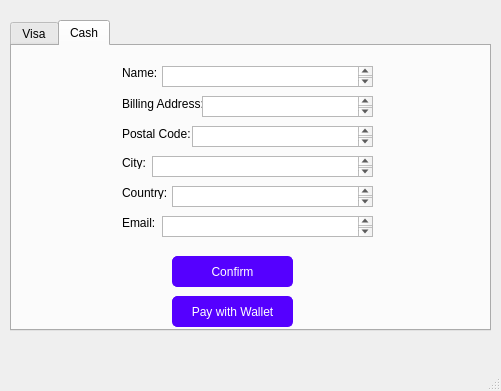
<?xml version="1.0" encoding="UTF-8"?>
<ui version="4.0">
 <class>PaymentUI</class>
 <widget class="QMainWindow" name="PaymentUI">
  <property name="geometry">
   <rect>
    <x>0</x>
    <y>0</y>
    <width>501</width>
    <height>391</height>
   </rect>
  </property>
  <property name="windowTitle">
   <string>MainWindow</string>
  </property>
  <widget class="QWidget" name="centralwidget">
   <property name="styleSheet">
    <string notr="true">#centralwidget{
	border-image: url(:/download.jpg);
}</string>
   </property>
   <widget class="QTabWidget" name="tabWidget">
    <property name="geometry">
     <rect>
      <x>10</x>
      <y>20</y>
      <width>481</width>
      <height>311</height>
     </rect>
    </property>
    <property name="styleSheet">
     <string notr="true">#tabWidget{
	border-image: url(:/download.jpg);
}</string>
    </property>
    <property name="currentIndex">
     <number>1</number>
    </property>
    <property name="tabBarAutoHide">
     <bool>false</bool>
    </property>
    <widget class="QWidget" name="tab">
     <attribute name="title">
      <string>Visa</string>
     </attribute>
     <widget class="QLabel" name="label_7">
      <property name="geometry">
       <rect>
        <x>130</x>
        <y>70</y>
        <width>81</width>
        <height>16</height>
       </rect>
      </property>
      <property name="text">
       <string>Card Number:</string>
      </property>
     </widget>
     <widget class="QLabel" name="label_10">
      <property name="geometry">
       <rect>
        <x>130</x>
        <y>100</y>
        <width>71</width>
        <height>16</height>
       </rect>
      </property>
      <property name="text">
       <string>CVV:</string>
      </property>
     </widget>
     <widget class="QLabel" name="label_11">
      <property name="geometry">
       <rect>
        <x>130</x>
        <y>40</y>
        <width>47</width>
        <height>13</height>
       </rect>
      </property>
      <property name="text">
       <string>Name:</string>
      </property>
     </widget>
     <widget class="QLabel" name="label_12">
      <property name="geometry">
       <rect>
        <x>130</x>
        <y>130</y>
        <width>81</width>
        <height>16</height>
       </rect>
      </property>
      <property name="text">
       <string>Expiration Date:</string>
      </property>
     </widget>
     <widget class="QPushButton" name="pushButton_2">
      <property name="geometry">
       <rect>
        <x>180</x>
        <y>190</y>
        <width>121</width>
        <height>31</height>
       </rect>
      </property>
      <property name="styleSheet">
       <string notr="true">border: 1px solid rgb(85, 0, 255) ;
border-radius: 5px;
background-color: rgb(85, 0, 255);
color: white;</string>
      </property>
      <property name="text">
       <string>Confirm</string>
      </property>
     </widget>
     <widget class="QSpinBox" name="spinBox">
      <property name="geometry">
       <rect>
        <x>240</x>
        <y>130</y>
        <width>42</width>
        <height>22</height>
       </rect>
      </property>
      <property name="maximum">
       <number>12</number>
      </property>
     </widget>
     <widget class="QLabel" name="label_8">
      <property name="geometry">
       <rect>
        <x>220</x>
        <y>130</y>
        <width>21</width>
        <height>16</height>
       </rect>
      </property>
      <property name="text">
       <string>MM</string>
      </property>
     </widget>
     <widget class="QSpinBox" name="spinBox_2">
      <property name="geometry">
       <rect>
        <x>310</x>
        <y>130</y>
        <width>42</width>
        <height>22</height>
       </rect>
      </property>
      <property name="minimum">
       <number>2020</number>
      </property>
      <property name="maximum">
       <number>2090</number>
      </property>
     </widget>
     <widget class="QLabel" name="label_9">
      <property name="geometry">
       <rect>
        <x>290</x>
        <y>130</y>
        <width>21</width>
        <height>16</height>
       </rect>
      </property>
      <property name="text">
       <string>YY</string>
      </property>
     </widget>
     <widget class="QLabel" name="label_13">
      <property name="geometry">
       <rect>
        <x>130</x>
        <y>160</y>
        <width>47</width>
        <height>13</height>
       </rect>
      </property>
      <property name="text">
       <string>Email:</string>
      </property>
     </widget>
     <widget class="QPushButton" name="pushButton_3">
      <property name="geometry">
       <rect>
        <x>180</x>
        <y>230</y>
        <width>121</width>
        <height>31</height>
       </rect>
      </property>
      <property name="styleSheet">
       <string notr="true">border: 1px solid rgb(85, 0, 255) ;
border-radius: 5px;
background-color: rgb(85, 0, 255);
color: white;</string>
      </property>
      <property name="text">
       <string>Pay with Wallet</string>
      </property>
     </widget>
     <widget class="QTextEdit" name="textEdit">
      <property name="geometry">
       <rect>
        <x>170</x>
        <y>40</y>
        <width>181</width>
        <height>21</height>
       </rect>
      </property>
     </widget>
     <widget class="QTextEdit" name="textEdit_2">
      <property name="geometry">
       <rect>
        <x>200</x>
        <y>70</y>
        <width>151</width>
        <height>21</height>
       </rect>
      </property>
     </widget>
     <widget class="QTextEdit" name="textEdit_3">
      <property name="geometry">
       <rect>
        <x>160</x>
        <y>100</y>
        <width>191</width>
        <height>21</height>
       </rect>
      </property>
     </widget>
     <widget class="QTextEdit" name="textEdit_4">
      <property name="geometry">
       <rect>
        <x>160</x>
        <y>160</y>
        <width>191</width>
        <height>21</height>
       </rect>
      </property>
     </widget>
    </widget>
    <widget class="QWidget" name="tab_2">
     <attribute name="title">
      <string>Cash</string>
     </attribute>
     <widget class="QLabel" name="label_3">
      <property name="geometry">
       <rect>
        <x>110</x>
        <y>80</y>
        <width>71</width>
        <height>16</height>
       </rect>
      </property>
      <property name="text">
       <string>Postal Code:</string>
      </property>
     </widget>
     <widget class="QLabel" name="label_4">
      <property name="geometry">
       <rect>
        <x>110</x>
        <y>110</y>
        <width>47</width>
        <height>13</height>
       </rect>
      </property>
      <property name="text">
       <string>City:</string>
      </property>
     </widget>
     <widget class="QLabel" name="label_6">
      <property name="geometry">
       <rect>
        <x>110</x>
        <y>170</y>
        <width>47</width>
        <height>13</height>
       </rect>
      </property>
      <property name="text">
       <string>Email:</string>
      </property>
     </widget>
     <widget class="QLabel" name="label">
      <property name="geometry">
       <rect>
        <x>110</x>
        <y>20</y>
        <width>47</width>
        <height>13</height>
       </rect>
      </property>
      <property name="text">
       <string>Name:</string>
      </property>
     </widget>
     <widget class="QLabel" name="label_5">
      <property name="geometry">
       <rect>
        <x>110</x>
        <y>140</y>
        <width>47</width>
        <height>13</height>
       </rect>
      </property>
      <property name="text">
       <string>Country: </string>
      </property>
     </widget>
     <widget class="QLabel" name="label_2">
      <property name="geometry">
       <rect>
        <x>110</x>
        <y>50</y>
        <width>81</width>
        <height>16</height>
       </rect>
      </property>
      <property name="text">
       <string>Billing Address:</string>
      </property>
     </widget>
     <widget class="QPushButton" name="pushButton">
      <property name="geometry">
       <rect>
        <x>160</x>
        <y>210</y>
        <width>121</width>
        <height>31</height>
       </rect>
      </property>
      <property name="styleSheet">
       <string notr="true">border: 1px solid rgb(85, 0, 255) ;
border-radius: 5px;
background-color: rgb(85, 0, 255);
color: white;</string>
      </property>
      <property name="text">
       <string>Confirm</string>
      </property>
     </widget>
     <widget class="QPushButton" name="pushButton_4">
      <property name="geometry">
       <rect>
        <x>160</x>
        <y>250</y>
        <width>121</width>
        <height>31</height>
       </rect>
      </property>
      <property name="styleSheet">
       <string notr="true">border: 1px solid rgb(85, 0, 255) ;
border-radius: 5px;
background-color: rgb(85, 0, 255);
color: white;</string>
      </property>
      <property name="text">
       <string>Pay with Wallet</string>
      </property>
     </widget>
     <widget class="QTextEdit" name="textEdit_5">
      <property name="geometry">
       <rect>
        <x>150</x>
        <y>20</y>
        <width>211</width>
        <height>21</height>
       </rect>
      </property>
     </widget>
     <widget class="QTextEdit" name="textEdit_6">
      <property name="geometry">
       <rect>
        <x>190</x>
        <y>50</y>
        <width>171</width>
        <height>21</height>
       </rect>
      </property>
     </widget>
     <widget class="QTextEdit" name="textEdit_7">
      <property name="geometry">
       <rect>
        <x>180</x>
        <y>80</y>
        <width>181</width>
        <height>21</height>
       </rect>
      </property>
     </widget>
     <widget class="QTextEdit" name="textEdit_8">
      <property name="geometry">
       <rect>
        <x>140</x>
        <y>110</y>
        <width>221</width>
        <height>21</height>
       </rect>
      </property>
     </widget>
     <widget class="QTextEdit" name="textEdit_9">
      <property name="geometry">
       <rect>
        <x>160</x>
        <y>140</y>
        <width>201</width>
        <height>21</height>
       </rect>
      </property>
     </widget>
     <widget class="QTextEdit" name="textEdit_10">
      <property name="geometry">
       <rect>
        <x>150</x>
        <y>170</y>
        <width>211</width>
        <height>21</height>
       </rect>
      </property>
     </widget>
    </widget>
   </widget>
  </widget>
  <widget class="QMenuBar" name="menubar">
   <property name="geometry">
    <rect>
     <x>0</x>
     <y>0</y>
     <width>501</width>
     <height>21</height>
    </rect>
   </property>
  </widget>
  <widget class="QStatusBar" name="statusbar"/>
 </widget>
 <resources/>
 <connections/>
</ui>
